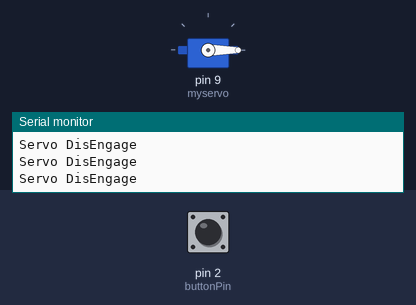
The sketch below on a simulated Arduino Uno, built with avr-gcc and run on an emulated ATmega328P. On the bench: servo, the last lines printed to the serial monitor. The inputs (shaded band) are chosen by the test bench; at power-on: pin 2 (buttonPin) LOW.

Above: at 1.2 s.
1.3 s: pin 2 (buttonPin) pulled HIGH for 3.2 s
At 3.1 s:
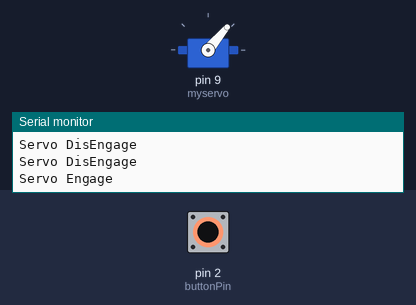
6.8 s: pin 2 (buttonPin) pulled HIGH for 0.15 s
At 8.6 s:
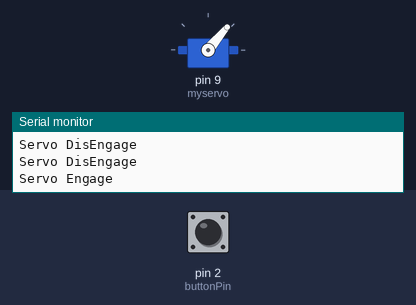
9.9 s: pin 2 (buttonPin) pulled HIGH for 1 s
At 12.8 s:
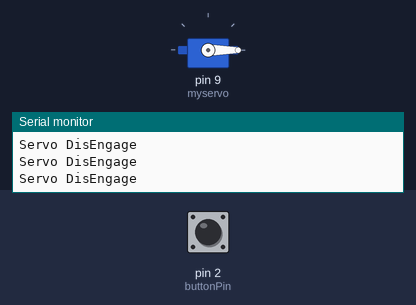
13.9 s: pin 2 (buttonPin) pulsed HIGH 2 times (0.12 s each, 0.3 s apart)
At 15.7 s:
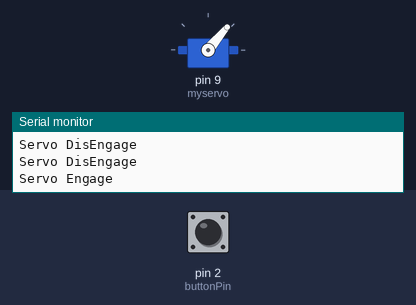
17.5 s: pin 2 (buttonPin) pulsed HIGH 5 times (0.12 s each, 0.3 s apart)
At 20.6 s:
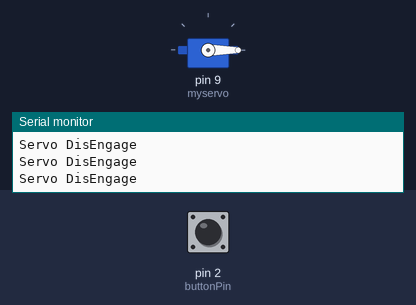
Timing chart, 0 to 22.1 s (numbered marks = the images above; inputs shaded):
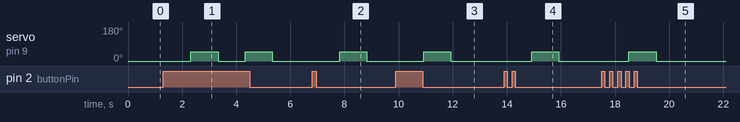

Measured:
- after the input at 1.3 s, servo on pin 9 (myservo): alternates 50° for 1.0 s and 0° for 1.0 s, starting after 1.0 s
- after the input at 6.8 s, servo on pin 9 (myservo): 0° → 50° after 1.0 s, → 0° 1.0 s later
- after the input at 9.9 s, servo on pin 9 (myservo): 0° → 50° after 1.0 s, → 0° 1.0 s later
- after the input at 13.9 s, servo on pin 9 (myservo): 0° → 50° after 1.0 s, → 0° 1.0 s later
- after the input at 17.5 s, servo on pin 9 (myservo): 0° → 50° after 1.0 s, → 0° 1.0 s later

The sketch:

servo_for_aws.ino
```cpp
//upload in arduino board
#include <Servo.h>

Servo myservo;

const int buttonPin = 2;
int buttonState = 0;
void setup() {
  // The servo control wire is connected to Arduino D2 pin.
  myservo.attach(9);
  // Servo is stationary.
  myservo.write(0);
  pinMode(buttonPin, INPUT);
  Serial.begin(9600);
}


void loop() {
  // read the state of the pushbutton value:
  buttonState = digitalRead(buttonPin);


  // check if the pushbutton is pressed. If it is, the buttonState is HIGH:
  if (buttonState == HIGH) {
    Serial.println("Servo Engage");
    myservo.write(0);
    delay(1000);
    myservo.write(50);
    delay(1000);
}
   else {
    // turn LED off:
    Serial.println("Servo DisEngage");
    myservo.write(0);
  }}
```
